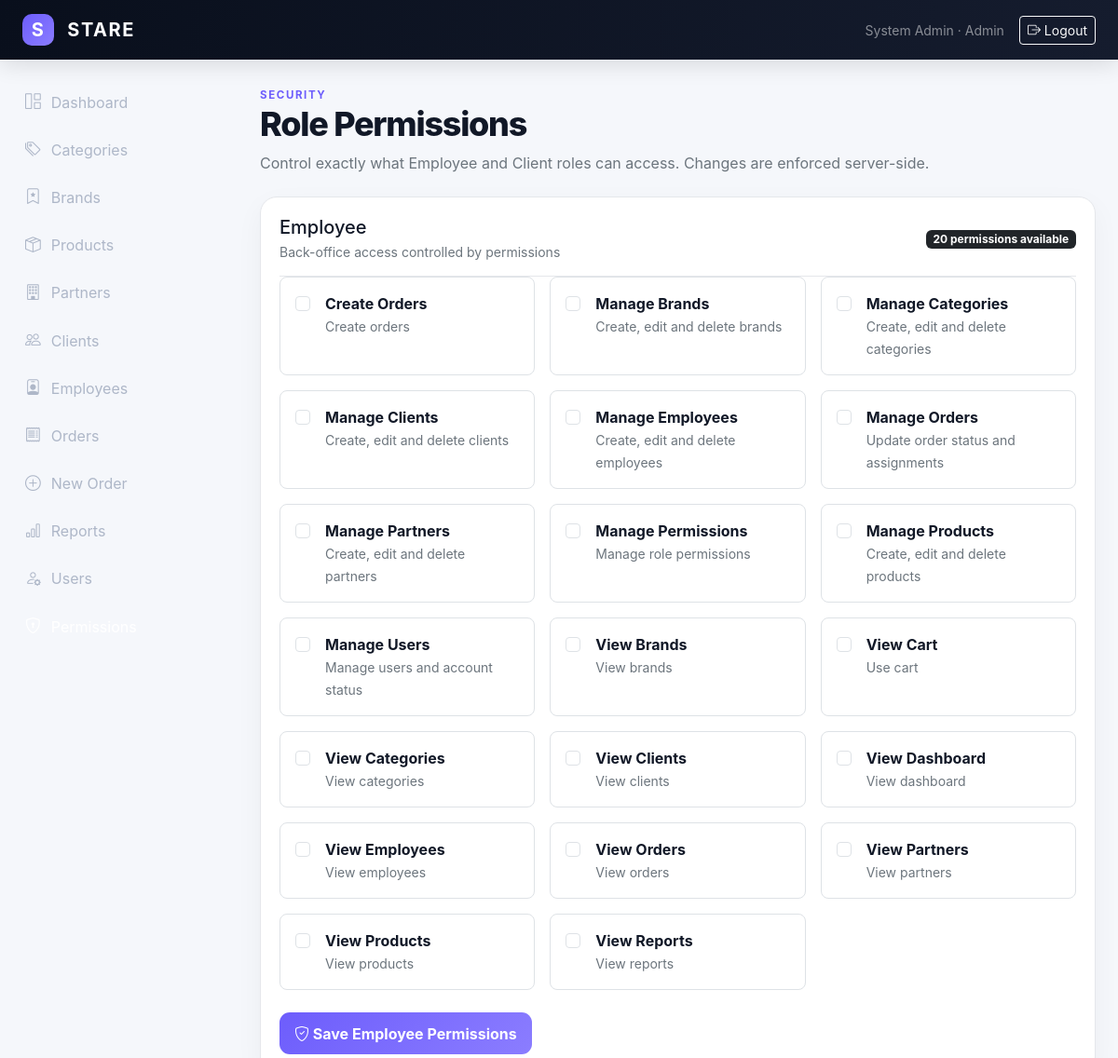
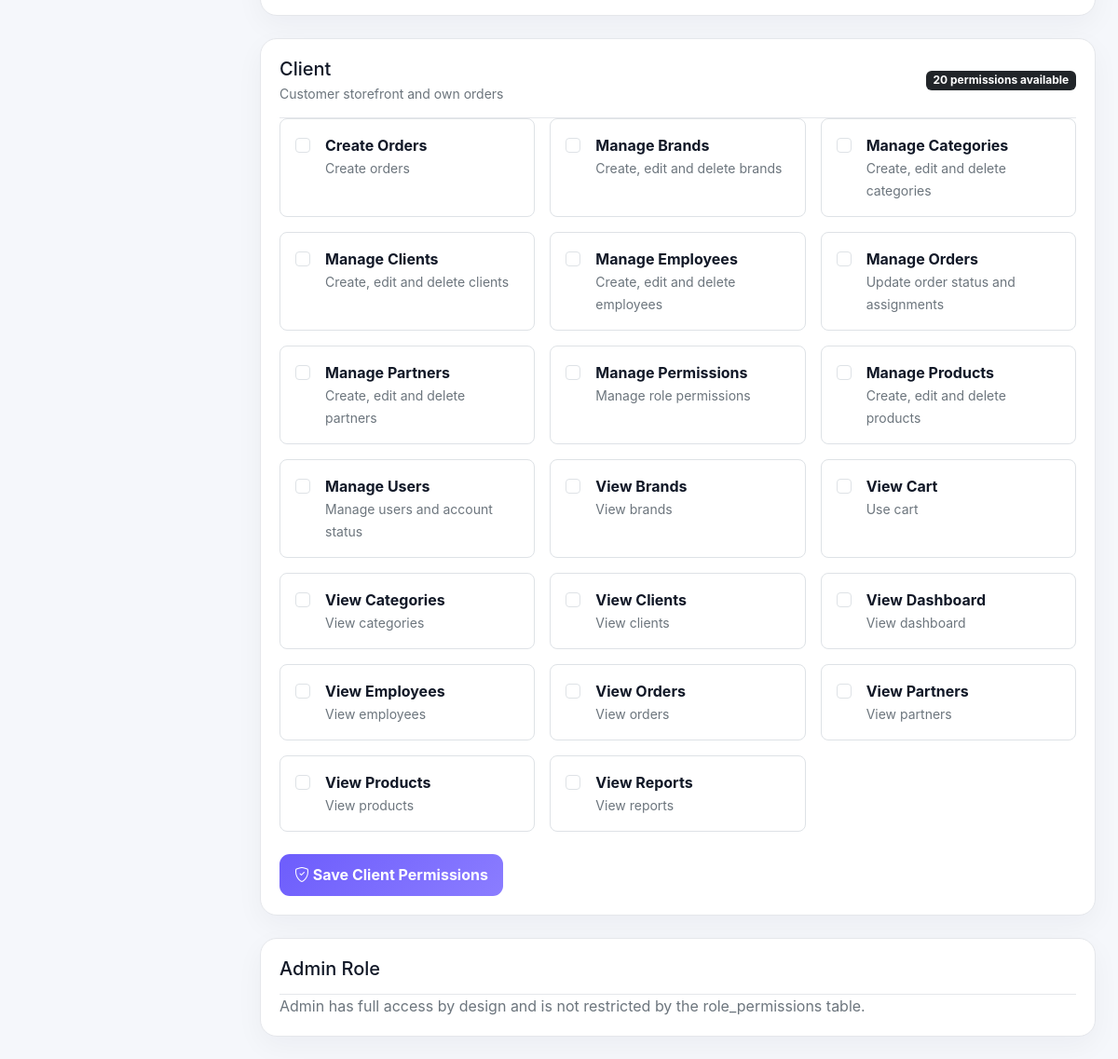
The page /admin/permissions/index.php (signed in) on the database its author committed (2 pictures, top to bottom).
### tables this page shows
CREATE TABLE users (
  id INT UNSIGNED AUTO_INCREMENT PRIMARY KEY,
  name VARCHAR(120) NOT NULL,
  email VARCHAR(180) NOT NULL UNIQUE,
  password VARCHAR(255) NOT NULL,
  role_id INT UNSIGNED NOT NULL,
  status ENUM('active','pending','blocked') NOT NULL DEFAULT 'active',
  created_at TIMESTAMP DEFAULT CURRENT_TIMESTAMP,
  updated_at TIMESTAMP DEFAULT CURRENT_TIMESTAMP ON UPDATE CURRENT_TIMESTAMP,
  CONSTRAINT fk_users_role FOREIGN KEY (role_id) REFERENCES roles(id)
);

CREATE TABLE roles (
  id INT UNSIGNED AUTO_INCREMENT PRIMARY KEY,
  name VARCHAR(50) NOT NULL UNIQUE,
  description VARCHAR(255) NULL,
  created_at TIMESTAMP DEFAULT CURRENT_TIMESTAMP
);

CREATE TABLE permissions (
  id INT UNSIGNED AUTO_INCREMENT PRIMARY KEY,
  name VARCHAR(80) NOT NULL UNIQUE,
  description VARCHAR(255) NULL
);

### includes/functions.php (called while the page is built, shortened)
<?php
function e($value): string
{
    return htmlspecialchars((string) $value, ENT_QUOTES, 'UTF-8');
}
function current_user(PDO $pdo): ?array
{
    static $user = false;
    if ($user !== false) {
        return $user;
    }
    $statement = $pdo->prepare(
        'SELECT u.*, r.name AS role_name
         FROM users u
         JOIN roles r ON r.id = u.role_id
         WHERE u.id = ?
         LIMIT 1'
    );
    $statement->execute([(int) $_SESSION['user_id']]);
    return $user = $statement->fetch() ?: null;
}
function user_role(PDO $pdo): string
{
    return current_user($pdo)['role_name'] ?? '';
}
function is_logged_in(PDO $pdo): bool
{
    return current_user($pdo) !== null;
}
function has_permission(PDO $pdo, string $permission): bool
{
    $user = current_user($pdo);
    if ($user['role_name'] === 'admin') {
        return true;
    }
    static $cache = [];
    $roleId = (int) $user['role_id'];
    return isset($cache[$roleId][$permission]);
}
function require_login(PDO $pdo): void
{
    if (!is_logged_in($pdo)) {
        redirect('/login.php');
    }
}
function require_permission(PDO $pdo, string $permission): void
{
    require_login($pdo);
}

### admin/permissions/index.php (the view, shortened to what this page needs)
<?php
require_once __DIR__.'/../../config/database.php';
require_once __DIR__.'/../../includes/functions.php';
require_permission($pdo,'manage_permissions');
$active='permissions';
$roles=$pdo->query("SELECT id,name,description FROM roles WHERE name IN ('employee','client') ORDER BY FIELD(name,'employee','client')")->fetchAll();
$permissions=$pdo->query("SELECT id,name,description FROM permissions ORDER BY name")->fetchAll();
$assigned=[];
$st=$pdo->query("SELECT role_id,permission_id FROM role_permissions");
foreach($st->fetchAll() as $x) $rid=(int)$x['role_id']; $pid=(int)$x['permission_id']; $assigned[$rid][$pid]=true;
include __DIR__.'/../../includes/header.php';
?>
<div class="mb-4">
  <span class="eyebrow">SECURITY</span>
  <h1 class="page-title">Role Permissions</h1>
  <p class="text-secondary mb-0">Control exactly what Employee and Client roles can access. Changes are enforced server-side.</p>
</div>
<?php foreach($roles as $role): ?>
<div class="panel mb-4">
  <div class="panel-head">
    <div>
      <h2 class="h5 mb-1"><?=e(ucfirst($role['name']))?></h2>
      <div class="text-secondary small"><?=e($role['description'])?></div>
    </div>
    <span class="badge text-bg-dark"><?=count($permissions)?> permissions available</span>
  </div>
  <form method="post">
    <div class="row g-3">
      <?php foreach($permissions as $p): ?>
      <div class="col-md-6 col-xl-4">
        <label class="border rounded-3 p-3 d-flex gap-3 align-items-start h-100">
          <input class="form-check-input mt-1" type="checkbox" name="permissions[]" value="<?=$p['id']?>"
            <?=isset($assigned[$role['id']][$p['id']])?'checked':''?>>
          <span>
            <strong class="d-block"><?=e(ucwords(str_replace('_',' ',$p['name'])))?></strong>
            <small class="text-secondary"><?=e($p['description'])?></small>
          </span>
        </label>
      </div>
      <?php endforeach; ?>
    </div>
    <div class="mt-4">
      <button class="btn btn-stare"><i class="bi bi-shield-check"></i> Save <?=e(ucfirst($role['name']))?> Permissions</button>
    </div>
  </form>
</div>
<?php endforeach; ?>
<div class="panel">
  <div class="panel-head"><h2 class="h5 mb-0">Admin Role</h2></div>
  <p class="mb-0 text-secondary">Admin has full access by design and is not restricted by the role_permissions table.</p>
</div>
<?php include __DIR__.'/../../includes/footer.php'; ?>

### includes/header.php (shortened to what this page needs)
<?php
require_once __DIR__.'/functions.php';
$user=$pdo?current_user($pdo):null;
$active=$active??'';
?>
<!doctype html>
<html lang="en" dir="ltr">
<head>
<link href="https://cdn.jsdelivr.net/npm/bootstrap@5.3.3/dist/css/bootstrap.min.css" rel="stylesheet">
<link href="https://cdn.jsdelivr.net/npm/bootstrap-icons@1.11.3/font/bootstrap-icons.css" rel="stylesheet">
<link href="<?=BASE_URL?>/assets/css/style.css" rel="stylesheet">
</head>
<body class="<?=e($bodyClass??'')?>">
<nav class="navbar navbar-expand-lg navbar-dark stare-navbar sticky-top">
 <div class="container-fluid px-3 px-lg-4">
  <a class="navbar-brand fw-bold" href="<?=BASE_URL?>/index.php"><span class="brand-mark">S</span> STARE</a>
  <?php if($user): ?>
  <div class="d-none d-lg-flex align-items-center ms-auto gap-3">
    <span class="small text-white-50"><?=e($user['name'])?> · <?=e(ucfirst($user['role_name']))?></span>
    <a class="btn btn-sm btn-outline-light" href="<?=BASE_URL?>/logout.php"><i class="bi bi-box-arrow-right"></i> Logout</a>
  </div>
  <?php endif; ?>
 </div>
</nav>
<?php if($user): ?>
<div class="offcanvas-lg offcanvas-start sidebar" tabindex="-1" id="sidebar">
 <div class="offcanvas-body p-0">
  <div class="sidebar-inner">
   <nav class="nav flex-column gap-1">
    <?php if(has_permission($pdo,'view_dashboard')): ?><a class="nav-link <?=($active==='dashboard'?'active':'')?>" href="<?=BASE_URL?>/index.php"><i class="bi bi-grid-1x2"></i> Dashboard</a><?php endif; ?>
    <?php if(has_permission($pdo,'view_categories')): ?><a class="nav-link <?=($active==='categories'?'active':'')?>" href="<?=BASE_URL?>/admin/categories/index.php"><i class="bi bi-tags"></i> Categories</a><?php endif; ?>
    <?php if(has_permission($pdo,'view_brands')): ?><a class="nav-link <?=($active==='brands'?'active':'')?>" href="<?=BASE_URL?>/admin/brands/index.php"><i class="bi bi-bookmark-star"></i> Brands</a><?php endif; ?>
    <?php if(has_permission($pdo,'view_products')): ?><a class="nav-link <?=($active==='products'?'active':'')?>" href="<?=BASE_URL?>/admin/products/index.php"><i class="bi bi-box-seam"></i> Products</a><?php endif; ?>
    <?php if(has_permission($pdo,'view_partners')): ?><a class="nav-link <?=($active==='partners'?'active':'')?>" href="<?=BASE_URL?>/admin/partners/index.php"><i class="bi bi-building"></i> Partners</a><?php endif; ?>
    <?php if(has_permission($pdo,'view_clients')): ?><a class="nav-link <?=($active==='clients'?'active':'')?>" href="<?=BASE_URL?>/admin/clients/index.php"><i class="bi bi-people"></i> Clients</a><?php endif; ?>
    <?php if(has_permission($pdo,'view_employees')): ?><a class="nav-link <?=($active==='employees'?'active':'')?>" href="<?=BASE_URL?>/admin/employees/index.php"><i class="bi bi-person-badge"></i> Employees</a><?php endif; ?>
    <?php if(has_permission($pdo,'view_orders')): ?><a class="nav-link <?=($active==='orders'?'active':'')?>" href="<?=BASE_URL?>/admin/orders/index.php"><i class="bi bi-receipt"></i> Orders</a><?php endif; ?>
    <?php if(has_permission($pdo,'create_orders') && user_role($pdo)!=='client'): ?><a class="nav-link" href="<?=BASE_URL?>/admin/orders/create.php"><i class="bi bi-plus-circle"></i> New Order</a><?php endif; ?>
    <?php if(has_permission($pdo,'view_reports')): ?><a class="nav-link <?=($active==='reports'?'active':'')?>" href="<?=BASE_URL?>/admin/reports/index.php"><i class="bi bi-bar-chart"></i> Reports</a><?php endif; ?>
    <?php if(has_permission($pdo,'manage_users')): ?><a class="nav-link <?=($active==='users'?'active':'')?>" href="<?=BASE_URL?>/admin/users/index.php"><i class="bi bi-person-gear"></i> Users</a><?php endif; ?>
    <?php if(has_permission($pdo,'manage_permissions')): ?><a class="nav-link <?=($active==='permissions'?'active':'')?>" href="<?=BASE_URL?>/admin/permissions/index.php"><i class="bi bi-shield-lock"></i> Permissions</a><?php endif; ?>
   </nav>
  </div>
 </div>
</div>
<main class="main-content">
 <div class="container-fluid px-3 px-lg-4 py-4">
<?php else: ?>
<main class="auth-main">
 <div class="container py-5">
<?php endif; ?>

### assets/css/style.css (style rules this page uses)
:root { --bg:#f5f7fb;--panel:#fff;--ink:#111827;--muted:#6b7280;--line:#e5e7eb;--dark:#0b1220;--accent:#6d5dfc;--accent2:#8b7dff }
* { box-sizing:border-box }
body { background:var(--bg);color:var(--ink);font-family:Inter,system-ui,-apple-system,BlinkMacSystemFont,"Segoe UI",sans-serif }
.stare-navbar { background:linear-gradient(100deg,#090f1c,#151c2e);height:64px;box-shadow:0 5px 25px rgba(0,0,0,.12);z-index:1040 }
.navbar-brand { letter-spacing:.08em }
.brand-mark { display:inline-flex;width:34px;height:34px;align-items:center;justify-content:center;border-radius:10px;background:linear-gradient(135deg,var(--accent),var(--accent2));color:#fff;margin-right:8px }
.sidebar { position:fixed;top:64px;bottom:0;left:0;width:255px;background:#0b1220;color:#fff;z-index:1030 }
.sidebar-inner { height:100%;display:flex;flex-direction:column;padding:22px 14px }
.sidebar .nav-link { color:#aeb7c8;border-radius:12px;padding:11px 13px;display:flex;align-items:center;gap:11px }
.sidebar .nav-link:hover,.sidebar .nav-link.active { background:rgba(255,255,255,.09);color:#fff }
.sidebar .nav-link i { font-size:1.05rem }
.main-content { margin-left:255px;min-height:calc(100vh - 64px) }
.eyebrow { font-size:.72rem;letter-spacing:.14em;font-weight:700;color:var(--accent);text-transform:uppercase }
.page-title { font-weight:800;letter-spacing:-.035em;font-size:clamp(1.7rem,3vw,2.3rem) }
.stat-card,.panel,.product-card { background:var(--panel);border:1px solid var(--line);border-radius:18px;box-shadow:0 10px 30px rgba(15,23,42,.045) }
.panel { padding:20px }
.panel-head { display:flex;justify-content:space-between;align-items:center;padding-bottom:15px;margin-bottom:0;border-bottom:1px solid var(--line) }
.btn-stare { background:linear-gradient(135deg,var(--accent),var(--accent2));border:0;color:#fff;font-weight:700;border-radius:11px;padding:.65rem 1rem }

### rows shown on the page
users: name "System Admin", role.name "Admin"
roles: name "Employee", description "Back-office access controlled by permissions"
permissions: name "Create Orders", description "Create orders"
permissions: name "Manage Brands", description "Create, edit and delete brands"
permissions: name "Manage Categories", description "Create, edit and delete categories"
permissions: name "Manage Clients", description "Create, edit and delete clients"
permissions: name "Manage Employees", description "Create, edit and delete employees"
permissions: name "Manage Orders", description "Update order status and assignments"
permissions: name "Manage Partners", description "Create, edit and delete partners"
permissions: name "Manage Permissions", description "Manage role permissions"
permissions: name "Manage Products", description "Create, edit and delete products"
permissions: name "Manage Users", description "Manage users and account status"
permissions: name "View Brands", description "View brands"
permissions: name "View Cart", description "Use cart"
permissions: name "View Categories", description "View categories"
permissions: name "View Clients", description "View clients"
permissions: name "View Dashboard", description "View dashboard"
permissions: name "View Employees", description "View employees"
permissions: name "View Orders", description "View orders"
permissions: name "View Partners", description "View partners"
permissions: name "View Products", description "View products"
permissions: name "View Reports", description "View reports"
roles: name "Client", description "Customer storefront and own orders"
